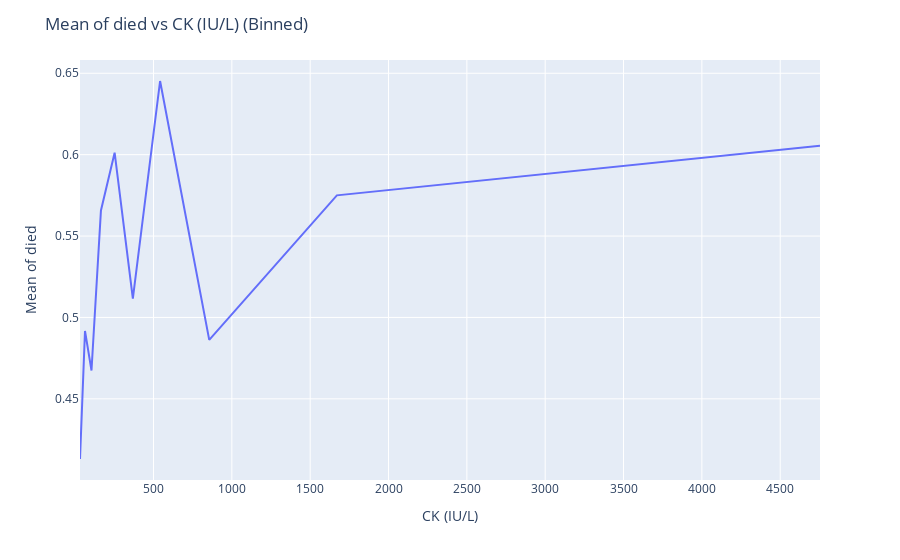

Source (notebook cell):
### Code cell
col_1 = "CK (IU/L)"
col_2 = "died"
plot_xy_distribution(glucose_insulin, col_1, col_2)

### Figure 1 — Plotly figure (JSON) as saved in the notebook; plotly's stock layout.template omitted (floating-point values rounded to 4 significant figures)
{"data": [{"hovertemplate": "CK (IU/L)=%{x}<br>mean_died=%{y}<extra></extra>", "legendgroup": "", "line": {"color": "#636efa", "dash": "solid"}, "mode": "lines", "name": "", "orientation": "v", "showlegend": false, "type": "scatter", "x": [30.81, 62.76, 104.1, 164.5, 251.9, 368.1, 542.0, 855.7, 1670.0, 4754.0], "xaxis": "x", "y": [0.413, 0.4917, 0.4674, 0.5657, 0.6012, 0.5116, 0.6453, 0.4862, 0.575, 0.6055], "yaxis": "y"}], "layout": {"legend": {"tracegroupgap": 0}, "margin": {"t": 60}, "title": {"text": "Mean of died vs CK (IU/L) (Binned)"}, "xaxis": {"anchor": "y", "domain": [0, 1], "title": {"text": "CK (IU/L)"}}, "yaxis": {"anchor": "x", "domain": [0, 1], "title": {"text": "Mean of died"}}}}
